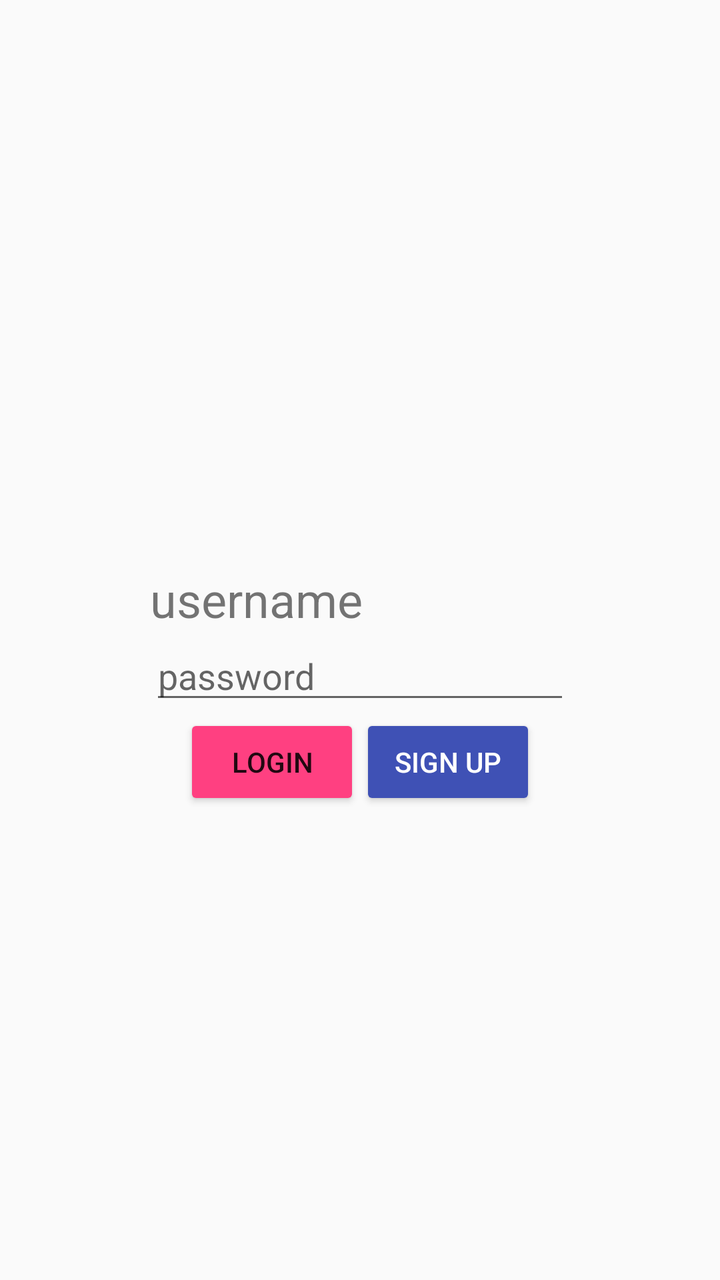
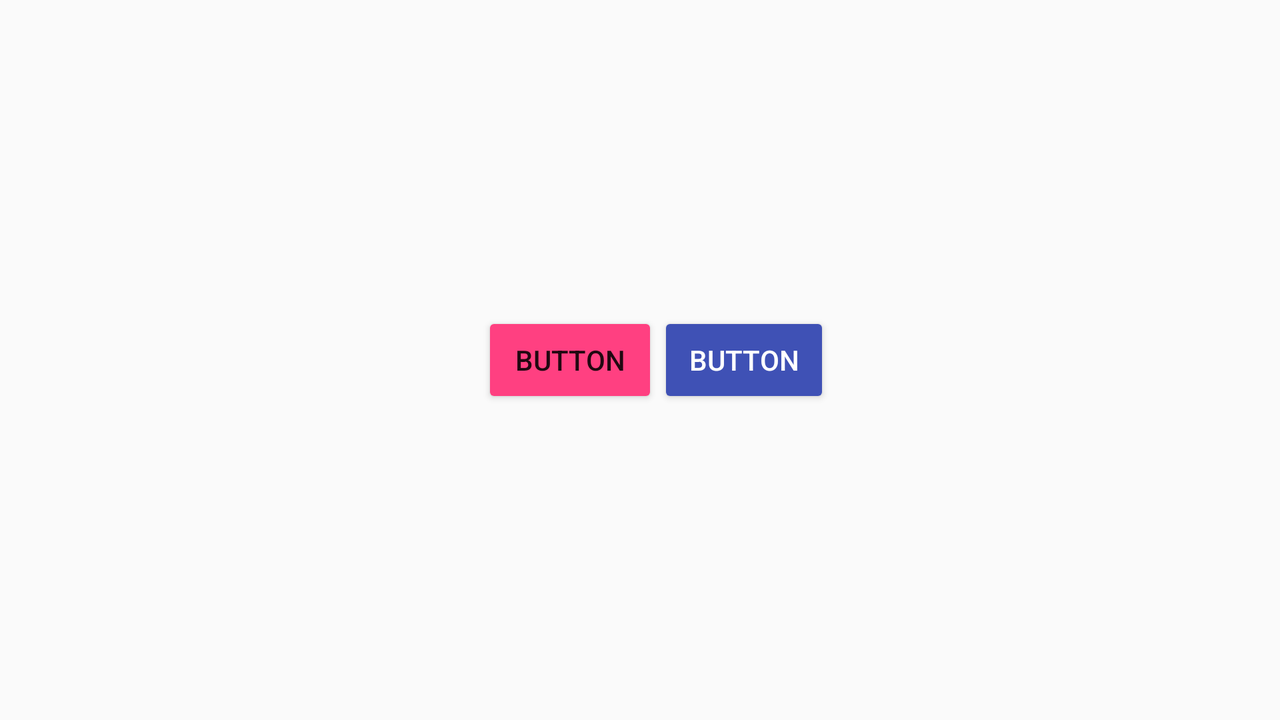

An Android layout and its configuration variant, each rendered on a device that would load it. The default file and the variant file are quoted in full after the pictures.
<!-- AndroidManifest.xml: application theme AppTheme -->
<!-- res/layout/onconstraints.xml -->
<?xml version="1.0" encoding="utf-8"?>
<android.support.constraint.ConstraintLayout xmlns:android="http://schemas.android.com/apk/res/android"
    xmlns:app="http://schemas.android.com/apk/res-auto"
    xmlns:tools="http://schemas.android.com/tools"
    android:layout_width="match_parent"
    android:layout_height="match_parent"
    android:backgroundTint="#3F51B5">

    <LinearLayout
        android:id="@+id/linearLayout"
        android:layout_width="wrap_content"
        android:layout_height="wrap_content"
        android:orientation="vertical"
        app:layout_constraintBottom_toBottomOf="parent"
        app:layout_constraintEnd_toEndOf="parent"
        app:layout_constraintStart_toStartOf="parent"
        app:layout_constraintTop_toTopOf="parent">

        <TextView
            android:id="@+id/textView2"
            android:layout_width="match_parent"
            android:layout_height="wrap_content"
            android:text="@string/username_hint"
            android:textSize="24sp" />

        <EditText
            android:id="@+id/editTextTextPassword"
            android:layout_width="match_parent"
            android:layout_height="wrap_content"
            android:ems="10"
            android:hint="@string/password_hint"
            android:inputType="textPassword" />
    </LinearLayout>

    <Button
        android:id="@+id/button3"
        android:layout_height="wrap_content"
        android:layout_width="wrap_content"
        android:layout_marginEnd="0dp"
        android:backgroundTint="@color/colorAccent"
        android:text="LOGIN"
        app:layout_constraintEnd_toStartOf="@+id/button2"
        app:layout_constraintHorizontal_chainStyle="packed"
        app:layout_constraintStart_toStartOf="@id/linearLayout"
        app:layout_constraintTop_toBottomOf="@+id/linearLayout" />

    <Button
        android:id="@+id/button2"
        android:layout_height="wrap_content"
        android:layout_width="wrap_content"
        android:layout_marginStart="0dp"
        android:backgroundTint="@color/colorPrimary"
        android:text="SIGN UP"
        android:textColor="@android:color/white"

        app:layout_constraintEnd_toEndOf="@id/linearLayout"
        app:layout_constraintStart_toEndOf="@+id/button3"
        app:layout_constraintTop_toBottomOf="@+id/linearLayout" />

    <android.support.constraint.Guideline
        android:id="@+id/guideline"
        android:layout_width="wrap_content"
        android:layout_height="wrap_content"
        android:orientation="vertical"
        app:layout_constraintGuide_begin="16dp" />

    <android.support.constraint.Guideline
        android:id="@+id/guideline2"
        android:layout_width="wrap_content"
        android:layout_height="wrap_content"
        android:orientation="vertical"
        app:layout_constraintGuide_begin="72dp" />

    <android.support.constraint.Guideline
        android:id="@+id/guideline3"
        android:layout_width="wrap_content"
        android:layout_height="wrap_content"
        android:orientation="vertical"
        app:layout_constraintGuide_end="16dp" />
</android.support.constraint.ConstraintLayout>
<!-- resources referenced by this layout -->
<resources>
  <color name="colorAccent">#FF4081</color>
  <color name="colorPrimary">#3F51B5</color>
  <string name="password_hint">password</string>
  <string name="username_hint">username</string>
  <style name="AppTheme" parent="Theme.AppCompat.Light.DarkActionBar">
          
          <item name="colorPrimary">@color/colorPrimary</item>
          <item name="colorPrimaryDark">@android:color/holo_orange_dark</item>
          <item name="colorAccent">@color/colorAccent</item>
      </style>
</resources>
<!-- res/layout-land/onconstraints.xml (the repository's variant of the layout above) -->
<!-- drawn on the phone turned sideways -->
<?xml version="1.0" encoding="utf-8"?>
<android.support.constraint.ConstraintLayout xmlns:android="http://schemas.android.com/apk/res/android"
    xmlns:app="http://schemas.android.com/apk/res-auto"
    xmlns:tools="http://schemas.android.com/tools"
    android:layout_width="match_parent"
    android:layout_height="match_parent"
    android:backgroundTint="#3F51B5">

    <Button
        android:id="@+id/button2"
        android:layout_width="86dp"
        android:layout_height="48dp"
        android:backgroundTint="@color/colorPrimary"
        android:text="Button"
        android:textColor="@android:color/white"
        app:layout_constraintBottom_toBottomOf="parent"
        app:layout_constraintEnd_toEndOf="parent"
        app:layout_constraintStart_toEndOf="@+id/button3"
        app:layout_constraintTop_toTopOf="parent" />

    <Button
        android:id="@+id/button3"
        android:layout_width="wrap_content"
        android:layout_height="wrap_content"
        android:backgroundTint="@color/colorAccent"
        android:text="Button"
        app:layout_constraintBottom_toBottomOf="parent"
        app:layout_constraintEnd_toStartOf="@+id/button2"
        app:layout_constraintHorizontal_chainStyle="packed"
        app:layout_constraintStart_toStartOf="@+id/guideline"
        app:layout_constraintTop_toTopOf="parent" />

    <android.support.constraint.Guideline
        android:id="@+id/guideline"
        android:layout_width="wrap_content"
        android:layout_height="wrap_content"
        android:orientation="vertical"
        app:layout_constraintGuide_begin="16dp" />

    <android.support.constraint.Guideline
        android:id="@+id/guideline2"
        android:layout_width="wrap_content"
        android:layout_height="wrap_content"
        android:orientation="vertical"
        app:layout_constraintGuide_begin="74dp" />
</android.support.constraint.ConstraintLayout>
<!-- resources referenced by the variant -->
<!-- as the phone turned sideways resolves them -->
<resources>
  <color name="colorAccent">#FF4081</color>
  <color name="colorPrimary">#3F51B5</color>
  <style name="AppTheme" parent="Theme.AppCompat.Light.DarkActionBar">
          
          <item name="colorPrimary">@color/colorPrimary</item>
          <item name="colorPrimaryDark">@android:color/holo_orange_dark</item>
          <item name="colorAccent">@color/colorAccent</item>
      </style>
</resources>
